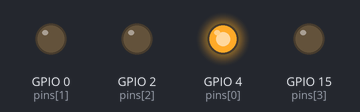
The sketch below on a simulated ESP32. On the bench: output pins drawn as LEDs (lit = HIGH).

Above: at 0.2 s.
At 1.85 s:
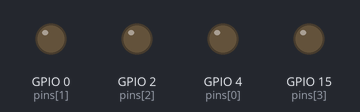
At 2.3 s:
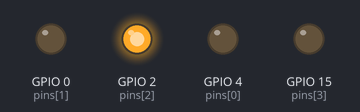
At 3.65 s:
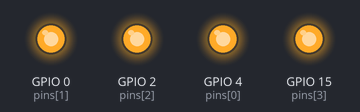
At 4.9 s:
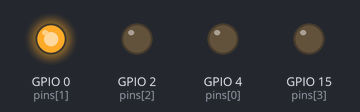
Timing chart, 0 to 5.5 s (numbered marks = the images above):
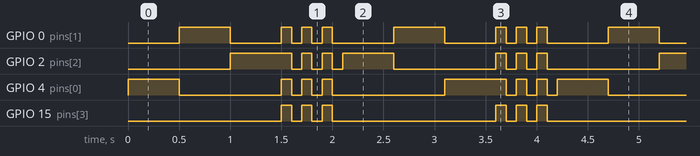

Measured:
- by itself, GPIO 0 (pins[1]): repeats every 2.1 s: LOW 0.50 s, 2 × (HIGH 0.10 s, LOW 0.10 s), HIGH 0.10 s, LOW 0.60 s, HIGH 0.50 s
- by itself, GPIO 15 (pins[3]): repeats every 2.1 s: 2 × (LOW 0.10 s, HIGH 0.10 s), LOW 1.6 s, HIGH 0.10 s
- by itself, GPIO 2 (pins[2]): repeats every 4.2 s: 2 × (LOW 0.10 s, HIGH 0.10 s), LOW 0.10 s, HIGH 0.50 s, LOW 1.0 s, 2 × (HIGH 0.10 s, LOW 0.10 s), HIGH 0.10 s, LOW 1.1 s, HIGH 0.60 s
- by itself, GPIO 4 (pins[0]): repeats every 4.2 s: LOW 1.0 s, 2 × (HIGH 0.10 s, LOW 0.10 s), HIGH 0.10 s, LOW 1.1 s, HIGH 0.60 s, 2 × (LOW 0.10 s, HIGH 0.10 s), LOW 0.10 s, HIGH 0.50 s

The sketch:

p39-2.ino
```cpp
void setup() {
  pinMode(4, OUTPUT);
  pinMode(0, OUTPUT);
  pinMode(2, OUTPUT);
  pinMode(15, OUTPUT);
}

byte pins[] = {4, 0, 2, 15};
void loop() {
  // light 1=>3 scan
  for (int i=0;i<3;i++){
    for (int j=0;j<3;j++){digitalWrite(pins[j], LOW);}
    digitalWrite(pins[i], HIGH);
    delay(500);
  }
  // flash
  for (int i=0; i<3; i++){
    for (int j=0;j<4;j++){digitalWrite(pins[j], HIGH);}
    delay(100);
    for (int j=0;j<4;j++){digitalWrite(pins[j], LOW);}
    delay(100);
  }
  // light 3=>1 scan
  for (int i=2;i>=0;i--){
    for (int j=0;j<3;j++){digitalWrite(pins[j], LOW);}
    digitalWrite(pins[i], HIGH);
    delay(500);
  }
  // flash
  for (int i=0; i<3; i++){
    for (int j=0;j<4;j++){digitalWrite(pins[j], HIGH);}
    delay(100);
    for (int j=0;j<4;j++){digitalWrite(pins[j], LOW);}
    delay(100);
  }
}
```
